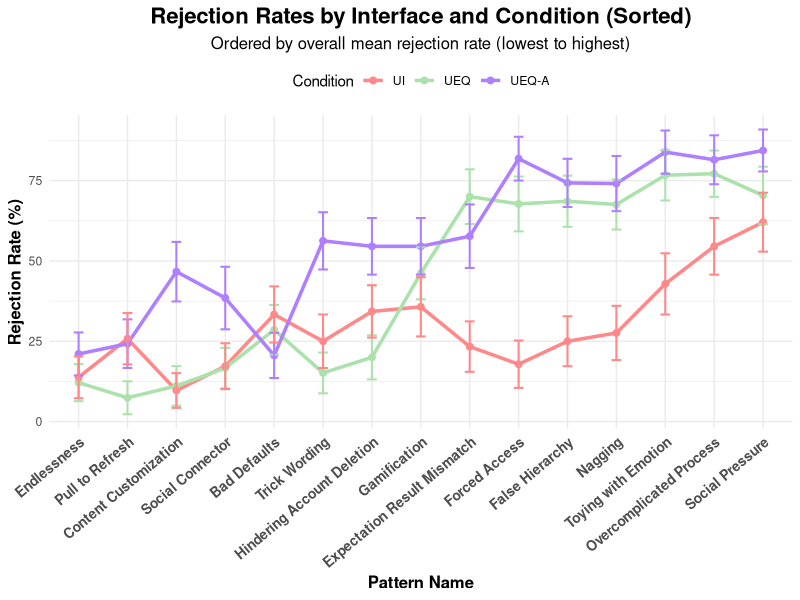

This chart was generated by the following R code:
# Interface Rejection Trends by Condition (Sorted by Overall Rejection Rate)
# Line plot with error bars, pattern names as x-axis labels
# UPDATED: UI/UEQ/UEQ-A naming with consistent colors

library(dplyr)
library(ggplot2)
library(tidyr)

cat("=== CREATING INTERFACE REJECTION TRENDS LINE PLOT (SORTED) ===\n")

# Pattern names for each interface
pattern_names <- c(
  "Bad Defaults", "Content Customization", "Endlessness", "Expectation Result Mismatch",
  "False Hierarchy", "Forced Access", "Gamification", "Hindering Account Deletion",
  "Nagging", "Overcomplicated Process", "Pull to Refresh", "Social Connector",
  "Social Pressure", "Toying with Emotion", "Trick Wording"
)

# Load data
data <- read.csv("results/three_condition_interface_data.csv")
data$rejection <- 1 - data$release_binary

# Update condition names
data$condition_new <- case_when(
  data$condition == "RAW" ~ "UI",
  data$condition == "UEQ" ~ "UEQ", 
  data$condition == "UEQ+Autonomy" ~ "UEQ-A",
  TRUE ~ data$condition
)

# Calculate mean rejection rate and SE per interface × condition
summary_df <- data %>%
  group_by(interface, condition_new) %>%
  summarise(
    mean_rejection = mean(rejection),
    se_rejection = sd(rejection) / sqrt(n()),
    .groups = "drop"
  )

# Add pattern names
summary_df$pattern_name <- pattern_names[as.integer(gsub("ui", "", summary_df$interface))]

# Calculate overall mean rejection per interface (across all conditions)
overall_order <- summary_df %>%
  group_by(interface, pattern_name) %>%
  summarise(overall_mean = mean(mean_rejection), .groups = "drop") %>%
  arrange(overall_mean)

# Set factor levels for ordered plotting
summary_df$pattern_name <- factor(summary_df$pattern_name, levels = overall_order$pattern_name)
summary_df$condition_new <- factor(summary_df$condition_new, levels = c("UI", "UEQ", "UEQ-A"))

# Plot with new color scheme
p <- ggplot(summary_df, aes(x = pattern_name, y = mean_rejection * 100, group = condition_new, color = condition_new)) +
  geom_line(linewidth = 1.2) +
  geom_point(size = 2) +
  geom_errorbar(aes(ymin = (mean_rejection - se_rejection) * 100, ymax = (mean_rejection + se_rejection) * 100),
                width = 0.2, linewidth = 0.7) +
  scale_color_manual(values = c("UI" = "#FF8888", "UEQ" = "#ABE2AB", "UEQ-A" = "#AE80FF"),
                     name = "Condition") +
  labs(
    title = "Rejection Rates by Interface and Condition (Sorted)",
    subtitle = "Ordered by overall mean rejection rate (lowest to highest)",
    x = "Pattern Name",
    y = "Rejection Rate (%)"
  ) +
  theme_minimal() +
  theme(
    axis.text.x = element_text(angle = 40, hjust = 1, size = 10, face = "bold"),
    axis.title.x = element_text(size = 12, face = "bold"),
    axis.title.y = element_text(size = 12, face = "bold"),
    plot.title = element_text(size = 16, face = "bold", hjust = 0.5),
    plot.subtitle = element_text(size = 12, hjust = 0.5),
    legend.position = "top"
  )

# Save
if(!dir.exists("plots")) dir.create("plots")
ggsave("plots/interface_rejection_trends_sorted.png", p, width = 14, height = 7, dpi = 300)

cat("✓ Plot saved: plots/interface_rejection_trends_sorted.png\n")
